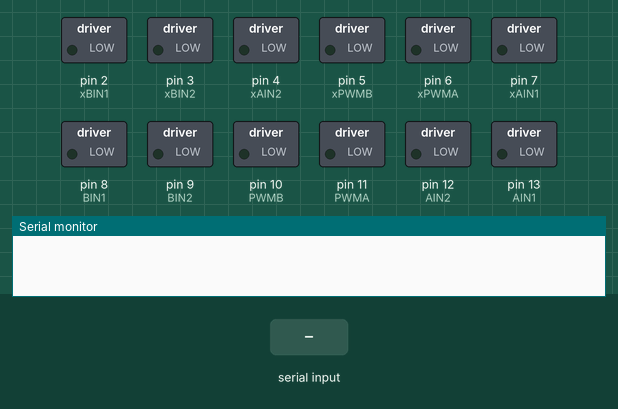
This sketch was run on a simulated Arduino Uno, built with avr-gcc and run on an emulated ATmega328P. On the bench: switched loads named in the sketch (green lamp = pin HIGH), the last lines printed to the serial monitor. Inputs (shaded band) come from the test bench.

Above: at 1.2 s.
1.3 s: "1" received over Serial
At 3.1 s:
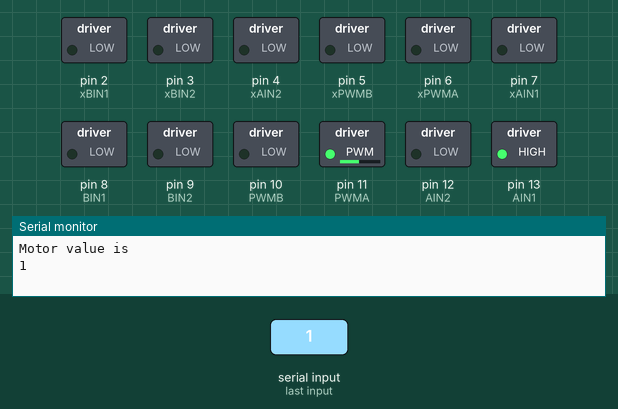
4.3 s: "2" received over Serial
At 5.8 s:
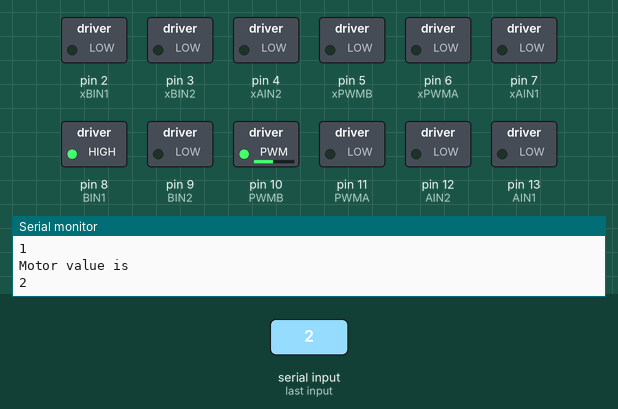
7.3 s: "3" received over Serial
At 9.1 s:
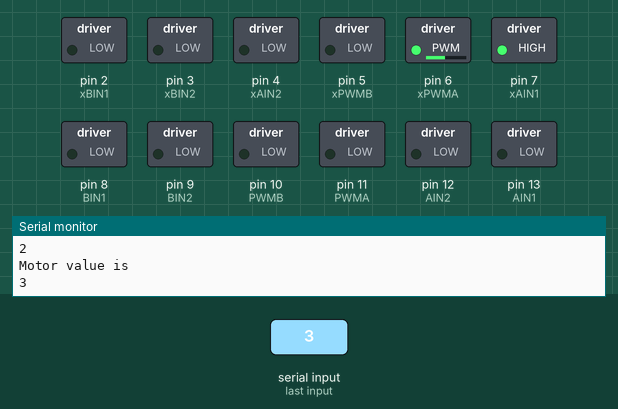
10.3 s: "4" received over Serial
At 11.6 s:
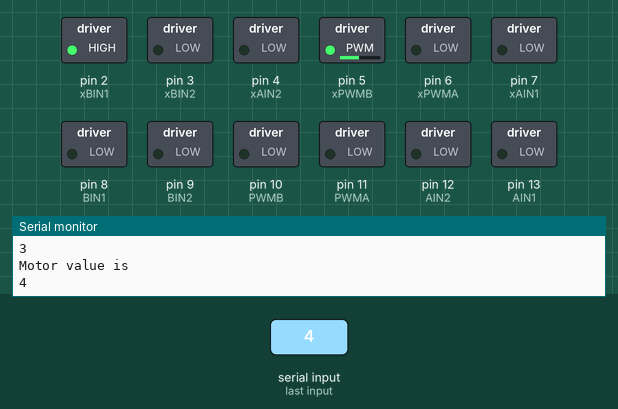
Timing chart, 0 to 13.8 s (numbered marks = the images above; inputs shaded):
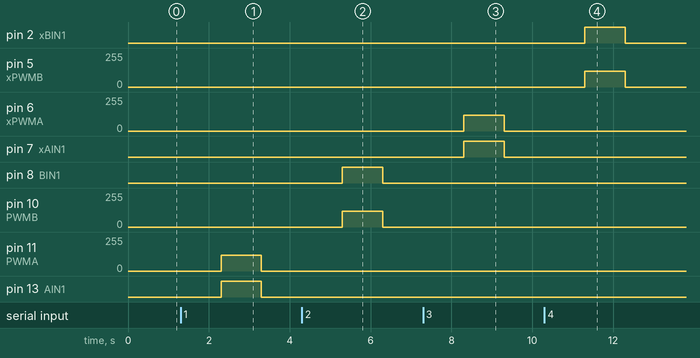

The sketch:

BAE_305_Output_Board_TESTING.ino
```cpp
// initializing variables


const int AIN1 = 13;           //control pin 1 on the motor driver for the yellow button motor
const int AIN2 = 12;            //control pin 2 on the motor driver for the yellow button motor
const int PWMA = 11;            //speed control pin on the motor driver for the yellow button motor

//the red button motor will be controlled by the motor B pins on the motor driver
const int PWMB = 10;           //speed control pin on the motor driver for the red button motor
const int BIN2 = 9;           //control pin 2 on the motor driver for the red button motor
const int BIN1 = 8;           //control pin 1 on the motor driver for the red button motor

//the blue button motor will be controlled by the motor A pins on the motor driver
const int xAIN1 = 7;           //control pin 1 on the motor driver for the blue button motor
const int xAIN2 = 4;            //control pin 2 on the motor driver for the blue button motor
const int xPWMA = 6;            //speed control pin on the motor driver for the blue button motor

//the green button motor will be controlled by the motor B pins on the motor driver
const int xPWMB = 5;           //speed control pin on the motor driver for the green button motor
const int xBIN2 = 3;           //control pin 2 on the motor driver for the left green button motor
const int xBIN1 = 2;           //control pin 1 on the motor driver for the left green button motor

int yellowMotorSpeed = 0 ;     //start speeds at 0
int redMotorSpeed = 0 ;
int blueMotorSpeed = 0;
int greenMotorSpeed = 0;


void setup() {

  //set the motor control pins as outputs

  pinMode(AIN1, OUTPUT);
  pinMode(AIN2, OUTPUT);
  pinMode(PWMA, OUTPUT);

  pinMode(BIN1, OUTPUT);
  pinMode(BIN2, OUTPUT);
  pinMode(PWMB, OUTPUT);

  pinMode(xAIN1, OUTPUT);
  pinMode(xAIN2, OUTPUT);
  pinMode(xPWMA, OUTPUT);

  pinMode(xBIN1, OUTPUT);
  pinMode(xBIN2, OUTPUT);
  pinMode(xPWMB, OUTPUT);

  Serial.begin(9600);           //begin serial communication with the computer
}


void loop() {

  String motor = "0" ;


  while (Serial.available() == 0) {}
  motor = Serial.readString();       //receives information sent over from the input board code
  Serial.println("Motor value is");
  Serial.println(motor);
  if (motor == "1") {

                            // Serial.println("motor 1 activated");

    spinYellowMotor(120);    //Sets the speed of the motor
    delay (1000);            //Sets the duration of the spin
    spinYellowMotor(0);      //Tells the motor to stop after the second has passed.

  }
  else if (motor == "2") {
                              //Serial.println("motor 2 activated");
    spinRedMotor(120);
    delay (1000);
    spinRedMotor(0);
  }
  else if (motor == "3") {

                              //Serial.println("motor 3 activated");
    spinBlueMotor(120);
    delay (1000);
    spinBlueMotor(0);
  }
  else if (motor == "4") {
                              //Serial.println("motor 4 activated");
    spinGreenMotor(120);
    delay (1000);
    spinGreenMotor(0);

  }
  else  {
                              //Serial.println(motor);
    yellowMotorSpeed = 0;
    redMotorSpeed = 0;
    blueMotorSpeed = 0;
    greenMotorSpeed = 0;
  }


}


void spinYellowMotor( int yellowMotorSpeed) {                     //function for driving the yellow button motor
  if (yellowMotorSpeed > 0)                                 //if the motor should drive forward (positive speed)
  {
    digitalWrite(AIN1, HIGH);                         //set pin 1 to high
    digitalWrite(AIN2, LOW);                          //set pin 2 to low
  }

  else                                                //if the motor should stop
  {
    digitalWrite(AIN1, LOW);                          //set pin 1 to low
    digitalWrite(AIN2, LOW);                          //set pin 2 to low
  }
  analogWrite(PWMA, abs(yellowMotorSpeed));
}

void spinRedMotor(int redMotorSpeed)  {                     //function for driving the red button motor
  if (redMotorSpeed > 0)                                 //if the motor should drive forward (positive speed)
  {
    digitalWrite(BIN1, HIGH);                         //set pin 1 to high
    digitalWrite(BIN2, LOW);                          //set pin 2 to low
  }

  else                                                //if the motor should stop
  {
    digitalWrite(BIN1, LOW);                          //set pin 1 to low
    digitalWrite(BIN2, LOW);                          //set pin 2 to low
  }
  analogWrite(PWMB, abs(redMotorSpeed));
}

void spinBlueMotor(int blueMotorSpeed) {                     //function for driving the blue button motor

  if (blueMotorSpeed > 0)                                 //if the motor should drive forward (positive speed)
  {
    digitalWrite(xAIN1, HIGH);                         //set pin 1 to high
    digitalWrite(xAIN2, LOW);                          //set pin 2 to low
  }

  else                                                //if the motor should stop
  {
    digitalWrite(xAIN1, LOW);                          //set pin 1 to low
    digitalWrite(xAIN2, LOW);                          //set pin 2 to low
  }
  analogWrite(xPWMA, abs(blueMotorSpeed));
}


void spinGreenMotor(int greenMotorSpeed) {                      //function for driving the green button motor

  if (greenMotorSpeed > 0)                                 //if the motor should drive forward (positive speed)
  {
    digitalWrite(xBIN1, HIGH);                         //set pin 1 to high
    digitalWrite(xBIN2, LOW);                          //set pin 2 to low
  }

  else                                                //if the motor should stop
  {
    digitalWrite(xBIN1, LOW);                          //set pin 1 to low
    digitalWrite(xBIN2, LOW);                          //set pin 2 to low
  }
  analogWrite(xPWMB, abs(greenMotorSpeed));
}
```

Measured:
- after the input at 1.3 s, pin 11 (PWMA): 0/255 → 120/255 after 1.0 s, → 0/255 1.0 s later; pin 13 (AIN1): LOW → HIGH after 1.0 s, → LOW 1.0 s later
- after the input at 4.3 s, pin 8 (BIN1): LOW → HIGH after 1.0 s, → LOW 1.0 s later; pin 10 (PWMB): 0/255 → 120/255 after 1.0 s, → 0/255 1.0 s later
- after the input at 7.3 s, pin 6 (xPWMA): 0/255 → 120/255 after 1.0 s, → 0/255 1.0 s later; pin 7 (xAIN1): LOW → HIGH after 1.0 s, → LOW 1.0 s later
- after the input at 10.3 s, pin 2 (xBIN1): LOW → HIGH after 1.0 s, → LOW 1.0 s later; pin 5 (xPWMB): 0/255 → 120/255 after 1.0 s, → 0/255 1.0 s later
